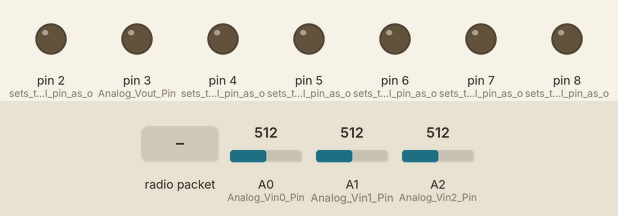
Simulated run of this sketch. Board: Arduino Uno, built with avr-gcc and run on an emulated ATmega328P. On the bench: output pins drawn as LEDs (lit = HIGH). The test bench sets the inputs (shaded band); at power-on: A0 (Analog_Vin0_Pin) = 512, A1 (Analog_Vin1_Pin) = 512, A2 (Analog_Vin2_Pin) = 512. Random numbers use the default seed unless the sketch sets one; no radio packets arrive unless stated; what the sketch prints to the serial monitor is not drawn.

Above: at 3.1 s.
3.2 s: radio packet "radio1" arrives
At 12.7 s:
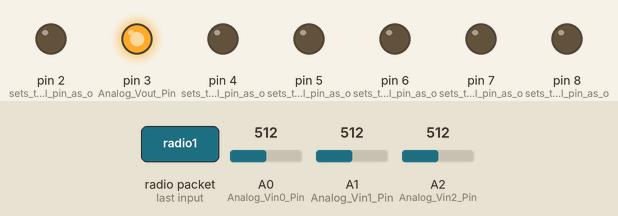
Timing chart, 0 to 14.2 s (numbered marks = the images above; inputs shaded):
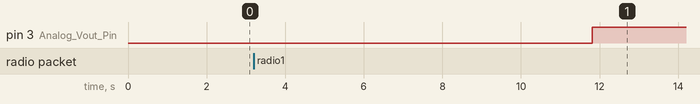

The sketch:

CB1_New_ED_CODE_ARDUINO_Mini.ino
```cpp
#include<SPI.h>
#include<RF24.h>

//CE & CSN Pins
RF24 radio1(9,10);

/* ===================================
************PUBLIC DOMAIN*************
=====================================*/

//Setup Pins Functionality
  int Analog_Vin0_Pin = 0;  //Pin used for Voltage Sensor Yellow
  int Analog_Vin1_Pin = 1;  //Pin used for Current Sensor White connected to Neutral
  int Analog_Vin2_Pin = 2;  //Pin used for Current Sensor Green connected to higher point

//  int Triac_CTRL_Pin = 10;  //Pin used for Triac Gate Control

//Testing Variables
  int V_testsensor = 0;
  float V_test = 0;
  int Analog_Vout_Pin = 3;  //Pin used for Triac Gate Control

//Setup Variables. Initializing
  int V_sensor = 0; // volatge sensor
  int V_sensor1 = 0;  // positive voltage used for current sensor
  int V_sensor2 = 0;  // negative volatge used for current sensor
  int i=0; // counter
  float MAX =0;         // Max Voltage value founded

  float Vsensor = 0;  //Real Voltage read at the sensor
  float V1sensor = 0; //Real Volatge read at the sensor
  float V2sensor = 0; //Real Volatge read at the sensor
  float V = 0;    //Real Voltage going to the load
  float I = 0;    //Real Current going to the load
  float P = 0;    //Real Total Power Consumed


/* ==========================================
********RESET RUNS ONCE WHEN PRESSED*********
=============================================*/

void setup()
  {
  // SETTING DIGITAL PINS AS OUTPUT PINS AND INITIALIZING TO 0.
 // pinMode(Triac_CTRL_Pin, OUTPUT);      // sets the digital pin 10 as output
  pinMode(2, OUTPUT);  // sets the digital pin as output
  pinMode(3, OUTPUT);  // sets the digital pin as output
  pinMode(4, OUTPUT);  // sets the digital pin as output
  pinMode(5, OUTPUT);  // sets the digital pin as output
  pinMode(6, OUTPUT);  // sets the digital pin as output
  pinMode(7, OUTPUT);  // sets the digital pin as output
  pinMode(8, OUTPUT);  // sets the digital pin as output
  //pinMode(9, OUTPUT);  // sets the digital pin as output
  //pinMode(10, OUTPUT);  // sets the digital pin as output
  //pinMode(11, OUTPUT);  // sets the digital pin as output
  //pinMode(12, OUTPUT);  // sets the digital pin as output
  //pinMode(13, OUTPUT);  // sets the digital pin as output

  // INITIALIZING DIGTAL PINS TO 0.
  digitalWrite(2, LOW);
  digitalWrite(3, LOW);
  digitalWrite(4, LOW);
  digitalWrite(5, LOW);
  digitalWrite(6, LOW);
  digitalWrite(7, LOW);
  digitalWrite(8, LOW);
  //digitalWrite(9, LOW);
  //digitalWrite(10, LOW);
  //digitalWrite(11, LOW);
  //digitalWrite(12, LOW);
  //digitalWrite(13, LOW);

//---NRF24 SPI comm-------

  Serial.begin(9600);              // initialize serial communication at 9600 bits per second

  radio1.begin();
  radio1.setPALevel(RF24_PA_MAX);
  radio1.setChannel(0x76);
  radio1.openWritingPipe(0xF0F0F0F0B5LL);
  const uint64_t pipe = 0xE8E8F0F0E1LL;
  radio1.openReadingPipe (1, pipe);

  radio1.enableDynamicPayloads();
  radio1.powerUp();


  }

/* ===================================
***********INFINITIVE LOOP************
=====================================*/
void loop()
{
  radio1.startListening();
  Serial.println("starting loop. Radio ON");
  char receivedMessage[32] = {0};


  i++; //COUNTER
 // digitalWrite(Triac_CTRL_Pin, HIGH);   // SETS THE TRIAC OFF

// Read the input on analog Pins:
  V_sensor = analogRead(Analog_Vin0_Pin);
  V_sensor1 = analogRead(Analog_Vin1_Pin);
  V_sensor2 = analogRead(Analog_Vin2_Pin);

// CONVERT TO ACTUAL VOLTAGE READING BY THE CHIP
  Vsensor = V_sensor*(5.0/1023.0);
  V1sensor = V_sensor1*(5.0/1023.0);
  V2sensor = V_sensor2*(5.0/1023.0);

//CONVERTING TO BREAKER REAL INPUT VALUES

 I = 13.33*random(1, 60);
 V = 111.11*random(1, 39);
//  I = (V1sensor-V2sensor)*4;
//  V = (Vsensor*30);
 // P = V*I;

/*
// TESTING MAX
   if (V > MAX)
   {
    MAX=V;
   }

   if (i=100000000000)
   {
    Serial.print("MAX  VOLTAGE VALUE: ");
    Serial.println(MAX);
    Serial.println(i);
   }
   if (i=200000000000)
   {
    Serial.print("MAX  VOLTAGE VALUE: ");
    Serial.println(MAX);
    Serial.println(i);
   }
   if (i=300000000000)
   {
    Serial.print("MAX  VOLTAGE VALUE: ");
    Serial.println(MAX);
    Serial.println(i);
    MAX=0;
   }
*/
if (i<=5)
  {
  //digitalWrite(Triac_CTRL_Pin, LOW);   // sets the TRIAC ON
   analogWrite(Analog_Vout_Pin, 0);    // SETS THE TRIAC OFF

  }
if (i>5 && i<=10)
  {
  // digitalWrite(Triac_CTRL_Pin, HIGH);   // sets the TRIAC OFF
    analogWrite(Analog_Vout_Pin, 1023);    // SETS THE TRIAC OFF
  }
if (i>=10)
  {
    i=0;
  }


//PRINT OUT VALUES:
  Serial.print("TEST #: ");
  Serial.println(i);
  Serial.print("INPUT:  VOLTAGE: ");
  Serial.print(V);
  Serial.print("   ||             REAL INPUT CURRENT: ");
  Serial.print(I);
  Serial.print("                 ||  POWER CONSUMED: ");
  Serial.println(P);
  Serial.print("SENSOR: VOLTAGE: ");
  Serial.print(Vsensor);
  Serial.print("   ||  1ST PIN CURRENT: ");
  Serial.print(V1sensor);
  Serial.print("    |    2ND PIN CURRENT: ");
  Serial.print(V2sensor);
  Serial.print("  ||");
  Serial.println(" ");
  Serial.println("---------------------------------------------------------------------------------------------------------------------------------------------------------------------------");


  if (radio1.available()){
    radio1.read(receivedMessage, sizeof(receivedMessage));
    Serial.println(receivedMessage);
    Serial.println("Turning OFF radio");
    radio1.stopListening();

    String stringMessage(receivedMessage);
    if (stringMessage == "radio1"){
        float MyArray[] = {V, I};
        radio1.write (&MyArray, sizeof(MyArray));

      }

    }

/* =====================================
************PIN VOLTAGE TEST*************
=======================================*/
//  V_testsensor = analogRead(Analog_VinTest_Pin);
//  V_test = V_testsensor*(5.0/1023.0);
//  Serial.print("Testing Pin Voltage ");
//  Serial.println(V_test);

delay(2000);        // delay in between reads for stability ( 9600 -->  t = 1 SEG )
}
```
